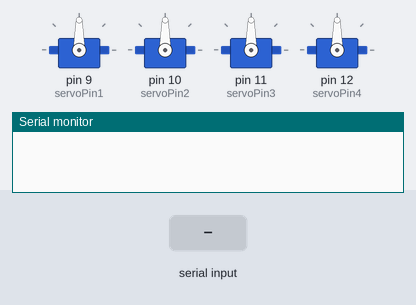
Simulated run of this sketch. Board: Arduino Uno, built with avr-gcc and run on an emulated ATmega328P. On the bench: 4 × servo, the last lines printed to the serial monitor. The inputs (shaded band) are chosen by the test bench.

Above: at 1.2 s.
1.3 s: "30,150\n" received over the second serial link
At 2.2 s:
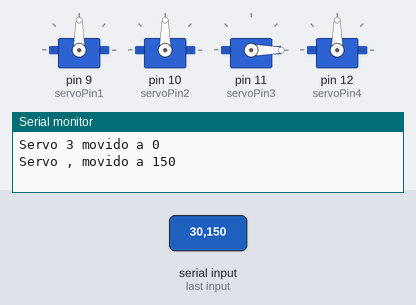
Timing chart, 0 to 4.3 s (numbered marks = the images above; inputs shaded):
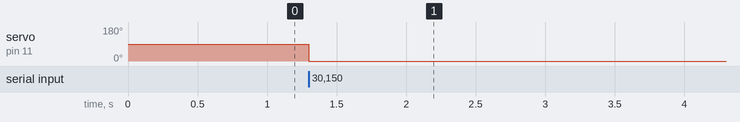

The sketch:

brazo_bluetooth.ino
```cpp
#include <SoftwareSerial.h>
SoftwareSerial blue(2, 3);  // Configura los pines 2 y 3 para comunicación Bluetooth

#include <Servo.h>

Servo servo1;  // Objeto Servo para el primer servomotor
Servo servo2;  // Objeto Servo para el segundo servomotor
Servo servo3;  // Objeto Servo para el tercer servomotor
Servo servo4;  // Objeto Servo para el cuarto servomotor

int servoPin1 = 9;   // Pin del primer servomotor
int servoPin2 = 10;  // Pin del segundo servomotor
int servoPin3 = 11;  // Pin del tercer servomotor
int servoPin4 = 12;  // Pin del cuarto servomotor

void setup() {
  servo1.attach(servoPin1);
  servo2.attach(servoPin2);
  servo3.attach(servoPin3);
  servo4.attach(servoPin4);

  Serial.begin(9600);   // Comunicación serial para depuración
  blue.begin(9600);     // Comunicación Bluetooth a 9600 bps
}

void loop() {
  if (blue.available() >= 4) {          // Verifica si hay al menos 4 caracteres en el buffer Bluetooth
    char servoId = blue.read();         // Lee el primer carácter (ID del servomotor)
    int angle = blue.parseInt();        // Lee el siguiente número (ángulo)

    if (angle >= 0 && angle <= 180) {   // Asegura que el ángulo esté entre 0 y 180
      switch (servoId) {
        case '1':
          servo1.write(angle);
          break;
        case '2':
          servo2.write(angle);
          break;
        case '3':
          servo3.write(angle);
          break;
        case '4':
          servo4.write(angle);
          break;
      }
      Serial.print("Servo ");  // Mensaje de depuración en el monitor serial
      Serial.print(servoId);
      Serial.print(" movido a ");
      Serial.println(angle);
    }
  }
}
```

Measured:
- after the input at 1.3 s, servo on pin 11 (servoPin3): 90° → 0° at once
